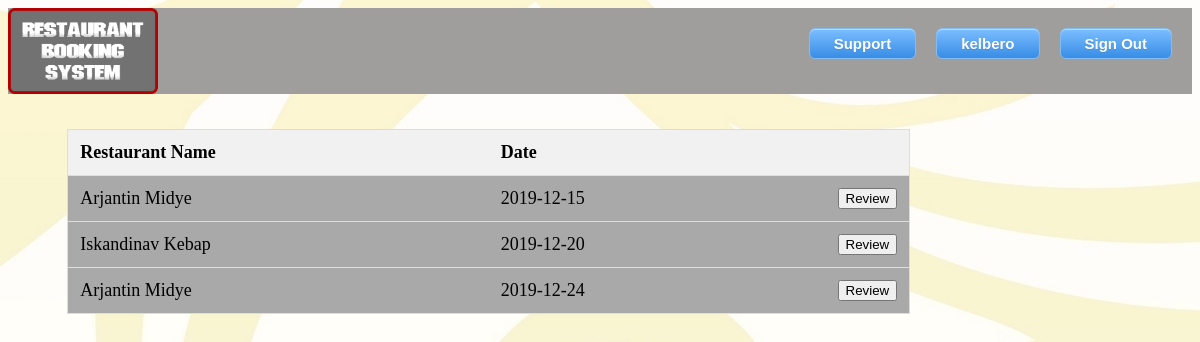
The page /Project/viewMyBookings.php?varname=kelbero (signed in) on the database its author committed.
### tables this page shows
CREATE TABLE `bookings` (
  `bookingId` bigint(20) NOT NULL AUTO_INCREMENT,
  `customer_uname` varchar(45) NOT NULL ,
  `restaurant_uname` varchar(45) NOT NULL,
  `party` int(11) NOT NULL,
  `start_time` time NOT NULL,
  `end_time` time NOT NULL,
  `fname` varchar(45) NOT NULL,
  `lname` varchar(45) NOT NULL,
  `email` varchar(45) NOT NULL,
  `phoneNo` varchar(45) NOT NULL,
  `date` date NOT NULL,
  PRIMARY KEY (bookingId),
  FOREIGN KEY (customer_uname) REFERENCES user(uname),
  FOREIGN KEY (restaurant_uname) REFERENCES restaurant_owner(uname)
);

CREATE TABLE `restaurant_owner` (
  `uname` varchar(45) NOT NULL,
  `fname` varchar(45) NOT NULL,
  `lname` varchar(45) NOT NULL,
  `rest_name` varchar(45) NOT NULL,
  `email` varchar(45) NOT NULL,
  `psw` varchar(45) NOT NULL,
  `location` varchar(45) NOT NULL,
  `phoneNo` varchar(45) NOT NULL,
  `cap` int(11) NOT NULL,
  `description` longtext DEFAULT NULL,
  `payment` longtext DEFAULT NULL,
  `additional` longtext DEFAULT NULL,
  `address` longtext DEFAULT NULL,
  `startTime` time DEFAULT NULL,
  `endTime` time DEFAULT NULL,
  `stars` int(11) DEFAULT NULL,
  `cuisines` longtext DEFAULT NULL,
  `seating_options` longtext DEFAULT NULL,
  `price` int(11) DEFAULT NULL,
  `isBanned` tinyint(4) DEFAULT NULL,
  `warnCount` int(11) DEFAULT NULL,
  `recCode` varchar(45) NOT NULL,
  PRIMARY KEY (`uname`)
);

### Project/viewMyBookings.php (the view, shortened to what this page needs)
<link rel="stylesheet" href="style.css"></link>
<?php
include 'dbconnect.php';
$vname = $_GET['varname'];
?>
<body>
<div class="top">
    <a href="SignOut.php"><button  id="signout">Sign Out </button></a>
    <a href='userProfile.php?varname=<?php echo $_SESSION['username'] ?>'><button id="profile" ><?php echo $_SESSION['username'] ?></button></a>
    <a href ="support.php"><button id ="support"> Support</button> </a>
    <a href="index.php"><img src="img/LOGO.png" alt="RBS" style="width:150px"></a>
</div>
<div id='formArea'>
    <table id="viewMyBookingsTable">
        <thead>
            <tr class="head">
                <th style="width:50%;">Restaurant Name</th>
                <th style="width:40%;">Date</th>
                <th style="width:40%;"></th>
            </tr>
        </thead>
        <tbody>
            <?php
            $date = date("Y-m-d");
            $time = date("H:i:s");
            $sqlB = "select * from bookings where customer_uname= '$vname'";
            $queryB = mysqli_query($conn, $sqlB);
            while ($row = mysqli_fetch_array($queryB, MYSQLI_ASSOC)) {
                $rest_uname = $row['restaurant_uname'];
                $sqlR = "select * from restaurant_owner where uname='$rest_uname'";
                $restName = mysqli_query($conn, $sqlR);
                $rowR = mysqli_fetch_array($restName, MYSQLI_ASSOC);
                $id = $row['bookingId'];
                if (($date == $row['date'] && $time < $row['start_time']) || $date < $row['date']) {
                    echo "<tr> <td>" . $rowR['rest_name'] . "</td>"
                    . "<td> " . $row['date'] . " </td> <td> <a href='editBookingForm.php?varname=$id'><button>Edit</button></a> "
                    . "<br><br><button onclick=\"if (confirm('Are you sure want to cancel your booking?')) window.location.href='cancelBook.php?varname=$id';\">Cancel</button></td></tr>";
                } else {
                    echo "<tr> <td>" . $rowR['rest_name'] . "</td>"
                    . "<td> " . $row['date'] . " </td><td> <a href='reviewBooking.php?varname=$id'><button>Review</button> </a></td></tr>";
                }
            }
            ?>
        </tbody>
    </table>
</div>
</body>

### Project/style.css (style rules this page uses)
body { height:100%; background-image: url("img/918404.jpg"); }
.top { background-color:#a09d9d; }
.top button { float : right ; margin-top : 20px; margin-right : 20px; box-shadow:inset 0px 1px 0px 0px #bbdaf7; background:linear-gradient(to bottom, #79bbff 5%, #378de5 100%); background-color: #a09d9d; border-radius:6px; border:1px solid #84bbf3; display:inline-block; cursor:pointer; color:#ffffff; font-family:Arial; font-size:15px; font-weight:bold; padding:6px 24px; text-decoration:none; text-shadow:0px 1px 0px #528ecc; }
#profile { top: 25px; right: 130px; }
#signout { top: 25px; right: 10px; }
* { box-sizing: border-box; }
#formArea { display:block; margin-top:3%; }
#viewMyBookingsTable { border-collapse: collapse; max-width:100%; table-layout:fixed; margin-left:5%; margin-right: 5%; margin-top:2%; border: 1px solid #ddd; font-size: 18px; }
#viewMyBookingsTable th, #viewMyBookingsTable td { text-align: left; padding: 12px; }
#viewMyBookingsTable tr { background-color: darkgray; border-bottom: 1px solid #ddd; }
#viewMyBookingsTable tr.head { background-color: #f1f1f1; }
#viewMyBookingsTable tbody { overflow:auto; }

### rows shown on the page
bookings: restaurant_uname.rest_name "Arjantin Midye", date "2019-12-15"
bookings: restaurant_uname.rest_name "Iskandinav Kebap", date "2019-12-20"
bookings: restaurant_uname.rest_name "Arjantin Midye", date "2019-12-24"

### other values the page prints
$_SESSION['username'] "kelbero"
